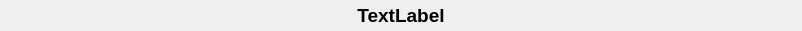
<?xml version="1.0" encoding="UTF-8"?>
<ui version="4.0">
 <class>EntityTitel</class>
 <widget class="QWidget" name="EntityTitel">
  <property name="geometry">
   <rect>
    <x>0</x>
    <y>0</y>
    <width>802</width>
    <height>31</height>
   </rect>
  </property>
  <property name="windowTitle">
   <string>Form</string>
  </property>
  <layout class="QHBoxLayout" name="horizontalLayout">
   <property name="spacing">
    <number>2</number>
   </property>
   <property name="leftMargin">
    <number>4</number>
   </property>
   <property name="topMargin">
    <number>4</number>
   </property>
   <property name="rightMargin">
    <number>4</number>
   </property>
   <property name="bottomMargin">
    <number>4</number>
   </property>
   <item>
    <spacer name="horizontalSpacer">
     <property name="orientation">
      <enum>Qt::Horizontal</enum>
     </property>
     <property name="sizeHint" stdset="0">
      <size>
       <width>40</width>
       <height>20</height>
      </size>
     </property>
    </spacer>
   </item>
   <item>
    <widget class="QLabel" name="uiTitelLbl">
     <property name="font">
      <font>
       <pointsize>14</pointsize>
       <weight>75</weight>
       <bold>true</bold>
      </font>
     </property>
     <property name="text">
      <string>TextLabel</string>
     </property>
     <property name="alignment">
      <set>Qt::AlignCenter</set>
     </property>
    </widget>
   </item>
   <item>
    <spacer name="horizontalSpacer_2">
     <property name="orientation">
      <enum>Qt::Horizontal</enum>
     </property>
     <property name="sizeHint" stdset="0">
      <size>
       <width>40</width>
       <height>20</height>
      </size>
     </property>
    </spacer>
   </item>
  </layout>
 </widget>
 <resources>
  <include location="../resources.qrc"/>
 </resources>
 <connections/>
</ui>
